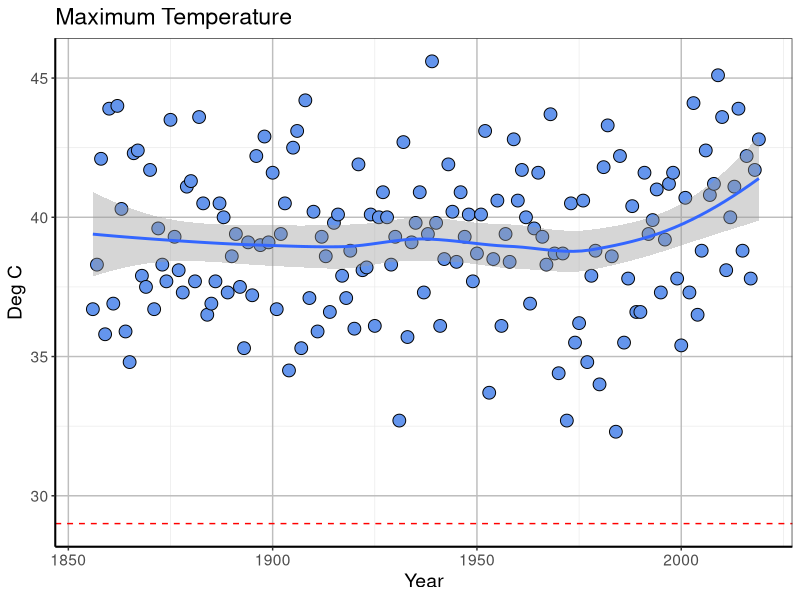

Here is the R script that generated this plot:

library(tidyverse)
library(reshape2)


#Extracts the maximum temperature for a month --------------------------------------

dataw <- read.csv("data/melbourne.csv", header = TRUE)

input <- dataw %>%
        filter(Month == 1) %>%
        group_by(Year) %>%
        summarise(Max_month = max(Max))


plot <- ggplot(input, aes(x=Year, y = Max_month)) +
        geom_point(size=4, shape=21, colour = "black", fill = "cornflowerblue") +
        geom_smooth(method=loess) +
        labs(title = "Maximum Temperature", y = "Deg C") +
        geom_hline(yintercept = 29, lty = 2, col ="red") +
        theme_bw() +
        theme(panel.grid.major = element_line(size = 0.5, color = "grey"), 
              axis.line = element_line(size = 0.7, color = "black"), text = element_text(size = 14))
plot


#ggsave("temp_september_max.png", device = NULL, width = 10, height = 5, dpi = 100)
